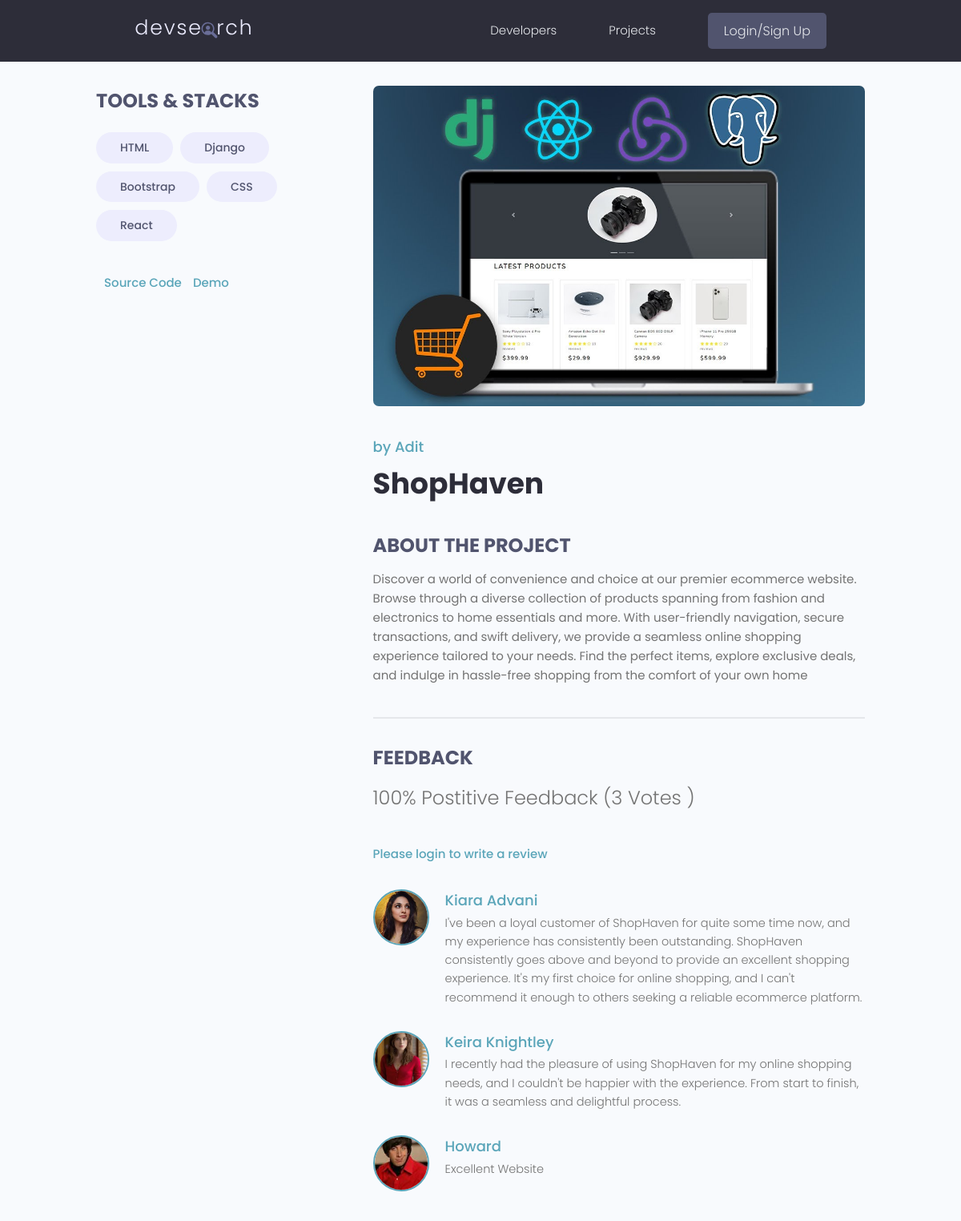
Screenshot of /projects/project/13b5dced-928a-4f54-9f48-29b84a87bf6a/ with the database file from the repository.
### projects/models.py (models this page shows, shortened)
class Tag(models.Model):
    name = models.CharField(max_length=200)
    created = models.DateTimeField(auto_now_add=True)
    id = models.UUIDField(default=uuid.uuid4, unique=True, primary_key=True, editable=False)
    def __str__(self):
        return self.name

class Project(models.Model):
    owner = models.ForeignKey(Profile, null=True, blank=True, on_delete=models.CASCADE)
    title = models.CharField(max_length=200)
    description = models.TextField(null=True, blank=True)
    demo_link = models.CharField(max_length=2000, null=True, blank=True)
    source_link = models.CharField(max_length=2000, null=True, blank=True)
    featured_image = models.ImageField(null=True, blank = True)
    tags = models.ManyToManyField('Tag', blank=True)
    vote_total = models.IntegerField(default=0, null=True, blank=True)
    vote_ratio = models.IntegerField(default=0, null=True, blank=True)
    created = models.DateTimeField(auto_now_add=True)
    id = models.UUIDField(default=uuid.uuid4, unique=True, primary_key=True, editable=False)
    class Meta:
        ordering = ['-vote_ratio', '-vote_total', 'title']
    @property
    def imageURL(self):
        try:
            url = self.featured_image.url
        except:
            url = settings.STATIC_URL + 'd.jpg'
        return url
    @property
    def reviewers(self):
        queryset = self.review_set.all().value_list('owner__id', flat=True)
        return queryset

class Review(models.Model):
    VOTE_TYPE = (
        ('up', 'Up Vote'),
        ('down', 'Down Vote'),
    )
    owner = models.ForeignKey(Profile, on_delete = models.CASCADE, null=True)
    project = models.ForeignKey(Project, on_delete=models.CASCADE)
    body = models.TextField(null=True, blank=True)
    value = models.CharField(max_length=200, choices=VOTE_TYPE)
    created = models.DateTimeField(auto_now_add=True)
    id = models.UUIDField(default=uuid.uuid4, unique=True, primary_key=True, editable=False)
    class Meta:
        unique_together = [['owner', 'project']]

### users/models.py (models this page shows, shortened)
class Profile(models.Model):
    user = models.OneToOneField(
        User, on_delete=models.CASCADE, null=True, blank=True)
    name = models.CharField(max_length=200, blank=True, null=True)
    email = models.EmailField(max_length=500, blank=True, null=True)
    username = models.CharField(max_length=200, blank=True, null=True)
    location = models.CharField(max_length=200, blank=True, null=True)
    short_intro = models.CharField(max_length=200, blank=True, null=True)
    bio = models.TextField(blank=True, null=True)
    profile_image = models.ImageField(
        null=True, blank=True, upload_to='profiles/', default="profiles/user-default.png")
    social_github = models.CharField(max_length=200, blank=True, null=True)
    social_twitter = models.CharField(max_length=200, blank=True, null=True)
    social_linkedin = models.CharField(max_length=200, blank=True, null=True)
    social_youtube = models.CharField(max_length=200, blank=True, null=True)
    social_website = models.CharField(max_length=200, blank=True, null=True)
    created = models.DateTimeField(auto_now_add=True)
    id = models.UUIDField(default=uuid.uuid4, unique=True,
                          primary_key=True, editable=False)
    def __str__(self):
        return str(self.username)
    class Meta:
        ordering = ['created']

### projects/views.py (the view, shortened to what this page needs)
def project2(request, pk):
    projectObj = Project.objects.get(id=pk)
    form = ReviewForm()
    context = {'project2': projectObj, 'form': form}
    return render(request, 'projects/single-project.html', context)

### projects/templates/projects/single-project.html (shortened to what this page needs)
{% extends 'main.html'%}
{% block content%}
 <main class="singleProject my-md">
    <div class="container">
      <div class="layout">
        <div class="column column--1of3">
          <h3 class="singleProject__subtitle">Tools & Stacks</h3>
          <div class="singleProject__toolStack">
            {% for y in project2.tags.all%}
            <span class="tag tag--pill tag--sub tag--lg">
              <small>{{y}}</small>
            </span>
            {% endfor %}
          </div>
          {% if project2.source_link %}
          <a class="singleProject__liveLink" href="{{project2.source_link}}" target="_blank">Source Code
          </a>
          {% endif %}
          {% if project2.demo_link %}
          <a class="singleProject__liveLink" href="{{project2.demo_link}}" target="_blank">Demo
          </a>
          {% endif %}
        </div>
        <div class="column column--2of3">
          <img class="singleProject__preview" src="{{project2.imageURL}}"/>
          <a href="{% url 'user-profile' project2.owner.id %}" class="singleProject__developer">by {{project2.owner}}</a>
          <h2 class="singleProject__title">{{project2.title}}</h2>
          <h3 class="singleProject__subtitle">About the Project</h3>
          <div class="singleProject__info">
            {{project2.description}}
          </div>
          <div class="comments">
            <h3 class="singleProject__subtitle">Feedback</h3>
            <h5 class="project--rating">
                {{project2.vote_ratio}}% Postitive Feedback ({{project2.vote_total}} Vote{{project2.vote_total|pluralize:"s"}} )
            </h5>
            {% if request.user.profile.id in project2.reviewers%}
              <p>You have already submitted your review </p>
            {% elif request.user.profile == project2.owner%}
              <p>You cannot review your own work</p>
            {% else %}
              <a href="{% url 'login' %}?next={{request.path}}">Please login to write a review</a>
            {% endif %}
            <div class="commentList">
              {% for review in project2.review_set.all %}
              {% if review.body %}
              <div class="comment">
                <a href="{% url 'user-profile' review.owner.id %}">
                  <img class="avatar avatar--md"
                    src="{{ review.owner.profile_image.url }}" alt="user" />
                </a>
                <div class="comment__details">
                  <a href="{% url 'user-profile' review.owner.id %}" class="comment__author">{{review.owner.name}}</a>
                  <p class="comment__info">
                    {{ review.body|linebreaksbr }}
                  </p>
                </div>
              </div>
              {% endif %}
              {% endfor %}
            </div>
          </div>
        </div>
      </div>
    </div>
  </main>
{% endblock %}

### static/styles/app.css (style rules this page uses)
:root { --color-sub: #2d2d39; }
img { width: 100%; }
.singleProject .column--1of3 { order: 2; }
@media screen and (min-width: 1081px) { .singleProject .column--1of3 { order: 1; } }
@media screen and (min-width: 1081px) { .singleProject .column--2of3 { order: 2; } }
.singleProject__toolStack { margin-top: 2rem; margin-bottom: 4rem; }
.singleProject__liveLink { font-weight: 500; transition: all 0.3s ease-in-out; border-bottom: 2px solid transparent; }
.singleProject__preview { height: 50vh; object-fit: cover; object-position: top center; margin-bottom: 3rem; border-radius: 0.7rem; }
.singleProject__developer { font-size: 1.8rem; font-weight: 500; }
.singleProject__title { font-size: 3.6rem; font-weight: 700; color: var(--color-sub); margin-bottom: 3rem; }
.project--rating { margin-bottom: 1.6em; margin-top: .5em; }
.singleProject__subtitle { text-transform: uppercase; font-size: 2.4rem; font-weight: 700; color: var(--color-sub-light); margin-bottom: 1rem; }
.comments { margin-top: 4rem; padding-top: 3rem; border-top: 2px solid var(--color-light); }
.commentList { margin: 3rem 0; }
.comment { display: flex; gap: 2rem; }
.comment:not(:last-child) { margin-bottom: 3rem; }
.comment__author { font-size: 1.8rem; }
.comment__info { font-size: 1.45rem; }

### static/uikit/styles/modules/_variables.css (style rules this page uses)
:root { --color-main: #5aa5b9; --color-main-light: #e6faff; --color-sub: #3f4156; --color-sub-light: #51546e; --color-sub-lighter: #ededfd; --color-text: #737373; --color-gray: #8b8b8b; --color-light: #e5e7eb; --color-light-gray: #767676; --color-bg: #f8fafd; --color-white: #fffefd; --color-white-light: #f3f3f3; --color-success: #359e64; --color-success-bg: #def8e8; --color-error: #fc4b0b; --color-error-bg: #fff2ee; --font-base: 'Poppins', arial, helvetica, 'Segoe UI', roboto, ubuntu, sans-serif; --font-monospace: 'Fira Code', 'Courier New', courier, monospace; --font-regular: 300; --font-medium: 500; --font-bold: 700; --generic-shadow: 1px 1px 5px #00000010; --generic-transition: all 0.3s ease-in-out; }

### static/uikit/styles/modules/_base.css (style rules this page uses)
* { margin: 0; padding: 0; box-sizing: border-box; text-rendering: optimizeLegibility; color: inherit; font-size: inherit; }
html { font-size: 50%; }
@media only screen and (min-width: 480px) { html { font-size: 56.25%; } }
@media only screen and (min-width: 1200px) { html { font-size: 62.5%; } }
body { line-height: 1.6; font-weight: 400; font-size: 1.5rem; color: var(--color-text); background-color: var(--color-bg); min-height: 100vh; }

### static/uikit/styles/modules/_typography.css (style rules this page uses)
* { font-family: var(--font-base); }
h2 { font-size: 3.6rem; font-weight: var(--font-bold); }
h3 { font-size: 3.2rem; font-weight: var(--font-medium); }
h5 { font-size: 2.4rem; font-weight: var(--font-medium); }
h5, h6 { font-weight: var(--font-regular); }
p, span, strong { font-size: 1.6rem; color: var(--color-text); font-weight: var(--font-regular); }
a { padding-bottom: 2px; text-decoration: none; display: inline-block; color: var(--color-main); font-weight: var(--font-medium); }

### static/uikit/styles/modules/_utilities.css (style rules this page uses)
.container { width: 92%; max-width: 165rem; margin: 0 auto; box-sizing: border-box; }
@media screen and (min-width: 1000px) { .container { width: 90%; } }
@media screen and (min-width: 1200px) { .container { width: 80%; } }
.my-md { margin: 3rem auto; }

### static/uikit/styles/modules/_avatar.css (style rules this page uses)
.avatar { border-radius: 50%; border: 2px solid var(--color-main); object-fit: cover; }
.avatar--md { height: 7rem; width: 7rem; }

### static/uikit/styles/modules/_tag.css (style rules this page uses)
.tag { display: inline-flex; align-items: center; background-color: var(--color-sub); height: -webkit-fit-content; height: -moz-fit-content; height: fit-content; width: -webkit-fit-content; width: -moz-fit-content; width: fit-content; border-radius: 0.5rem; padding: 0.5rem 1.5rem; font-size: 1.2rem; cursor: pointer; }
.tag:not(:last-child) { margin-right: 0.25rem; margin-bottom: 0.75rem; }
.tag > small { color: var(--color-white); }
.tag--pill { border-radius: 5rem; }
.tag--sub, .tag--sub > small { background: var(--color-sub-lighter); color: var(--color-sub-light); font-weight: 500; }
.tag--lg { padding: 0.8rem 3rem; font-size: 1.4rem; }
.tag--lg:not(:last-child) { margin-right: 0.5rem; margin-bottom: 1rem; }

### static/uikit/styles/modules/_layout.css (style rules this page uses)
.layout { display: flex; flex-flow: row wrap; justify-content: space-between; }
.layout > .column { margin-bottom: 3rem; }
.layout > .column.column--1of3 { flex-basis: 30%; }
.layout > .column.column--2of3 { flex-basis: 64%; }

### rows the page displays
Tag: name "HTML"
Tag: name "Django"
Tag: name "Bootstrap"
Tag: name "CSS"
Tag: name "React"
Project: imageURL (picture), owner "Adit", title "ShopHaven", description "Discover a world of convenience and choice at our premier ecommerce website. Browse through a diverse collection of products spanning from fashion and electronics to home essentials and more. With user-friendly navigation, secure transactions, and swift delivery, we provide a seamless online shopping experience tailored to your needs. Find the perfect items, explore exclusive deals, and indulge in hassle-free shopping from the comfort of your own home", vote_ratio "100", vote_total "3"
Review: owner.profile_image (picture), owner.name "Kiara Advani", body "I've been a loyal customer of ShopHaven for quite some time now, and my experience has consistently been outstanding. ShopHaven consistently goes above and beyond to provide an excellent shopping experience. It's my first choice for online shopping, and I can't recommend it enough to others seeking a reliable ecommerce platform."
Review: owner.profile_image (picture), owner.name "Keira Knightley", body "I recently had the pleasure of using ShopHaven for my online shopping needs, and I couldn't be happier with the experience. From start to finish, it was a seamless and delightful process."
Review: owner.profile_image (picture), owner.name "Howard", body "Excellent Website"
